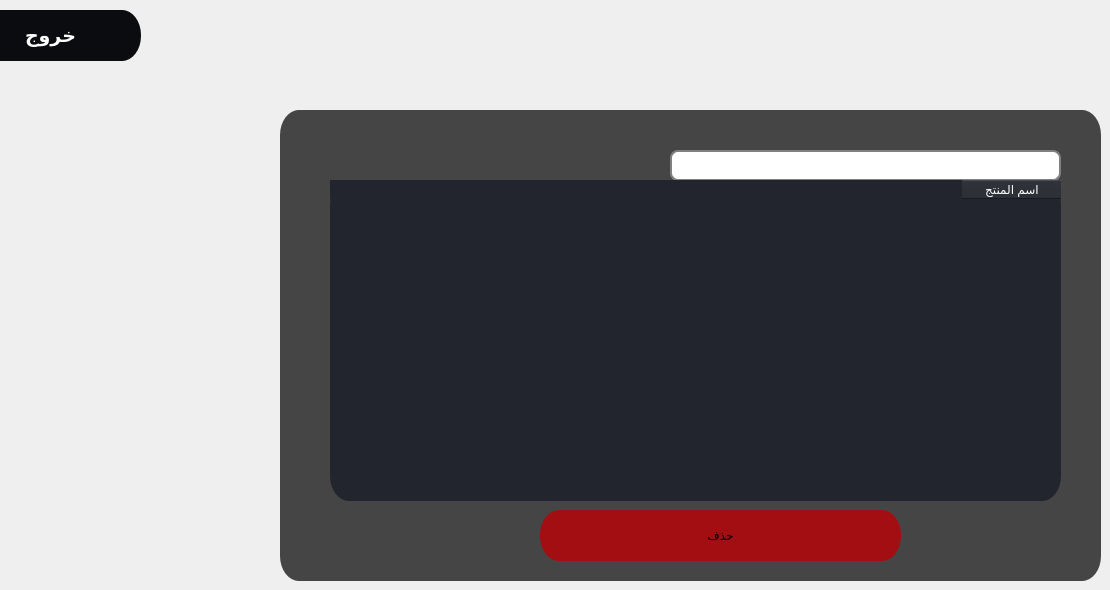
    <widget class="QWidget" name="tab_6">
     <attribute name="title">
      <string>Page</string>
     </attribute>
     <widget class="QFrame" name="frame_menu_24">
      <property name="enabled">
       <bool>true</bool>
      </property>
      <property name="geometry">
       <rect>
        <x>280</x>
        <y>110</y>
        <width>821</width>
        <height>471</height>
       </rect>
      </property>
      <property name="whatsThis">
       <string>&lt;html&gt;&lt;head/&gt;&lt;body&gt;&lt;p&gt;&lt;img src=&quot;:/pt/pos.png&quot;/&gt;&lt;/p&gt;&lt;/body&gt;&lt;/html&gt;</string>
      </property>
      <property name="styleSheet">
       <string notr="true">
QFrame{
	border-radius: 19px solid;
	background-color: qlineargradient(spread:pad, x1:1, y1:1, x2:1, y2:1, stop:1 rgba(0, 0, 0, 181));
}
QFrame:hover{
	border-left:3px solid rgb(255, 242, 0);
	border-bottom:3px solid rgb(255, 242, 0);
    border-top:3px solid rgb(255, 190, 0);
	border-right:3px solid rgb(255, 190, 0);
	

}</string>
      </property>
      <property name="frameShape">
       <enum>QFrame::StyledPanel</enum>
      </property>
      <property name="frameShadow">
       <enum>QFrame::Raised</enum>
      </property>
      <widget class="QPushButton" name="saveBtn_6">
       <property name="geometry">
        <rect>
         <x>260</x>
         <y>400</y>
         <width>361</width>
         <height>51</height>
        </rect>
       </property>
       <property name="styleSheet">
        <string notr="true">QPushButton{
	border-radius: 19px solid;
	border-bottom:0px solid rgb(171, 16, 20);
    border-top:0px solid rgb(171, 16, 20);
	
	background-color: rgb(163, 14, 18);


  

}

QPushButton:hover{
	border: 7px solid qlineargradient(spread:pad, x1:1, y1:1, x2:1, y2:1, stop:1 rgba(0, 0, 0, 0));
	border-radius: 19px solid;
	border-bottom:0px solid rgb(171, 16, 20);
    border-top:0px solid rgb(171, 16, 20);
	



   background-color:rgb(237, 28, 47);

	


}
QPushButton:pressed{
	color:rgb(255, 205, 0);

   background-color:rgb(189, 22, 37);
}</string>
       </property>
       <property name="text">
        <string>حذف</string>
       </property>
       <property name="icon">
        <iconset resource="../../Desktop/pt.qrc">
         <normaloff>:/pt/delete.png</normaloff>:/pt/delete.png</iconset>
       </property>
       <property name="iconSize">
        <size>
         <width>33</width>
         <height>33</height>
        </size>
       </property>
      </widget>
     </widget>
     <widget class="QPushButton" name="btn_exit_to_app_9">
      <property name="enabled">
       <bool>true</bool>
      </property>
      <property name="geometry">
       <rect>
        <x>-40</x>
        <y>10</y>
        <width>181</width>
        <height>51</height>
       </rect>
      </property>
      <property name="font">
       <font>
        <family>Hack</family>
        <pointsize>14</pointsize>
        <weight>75</weight>
        <bold>true</bold>
       </font>
      </property>
      <property name="cursor">
       <cursorShape>PointingHandCursor</cursorShape>
      </property>
      <property name="contextMenuPolicy">
       <enum>Qt::DefaultContextMenu</enum>
      </property>
      <property name="layoutDirection">
       <enum>Qt::LeftToRight</enum>
      </property>
      <property name="styleSheet">
       <string notr="true">QPushButton{
	border-radius: 19px solid;
	border-bottom:0px solid rgb(171, 16, 20);
    border-top:0px solid rgb(171, 16, 20);
	
	background-color: rgb(11, 12, 15);
	color: rgb(255, 255, 255);

  

}

QPushButton:hover{
	border: 70px solid qlineargradient(spread:pad, x1:1, y1:1, x2:1, y2:1, stop:1 rgba(0, 0, 0, 0));
   border-radius: 20px solid;
	border-right:18px;
	border-bottom:1px solid  rgb(237, 28, 45);
    border-top:1px solid rgb(237, 28, 46) ;
   background-color:rgb(237, 28, 47);

	


}
QPushButton:pressed{
	color:rgb(255, 205, 0);
   border-radius: 20px solid;
	border-right:18px;
	border-bottom:1px solid  rgb(237, 28, 45);
    border-top:1px solid rgb(237, 28, 46) ;
   background-color:rgb(189, 22, 37);
}</string>
      </property>
      <property name="text">
       <string>خروج</string>
      </property>
      <property name="icon">
       <iconset resource="../../Desktop/pt.qrc">
        <normaloff>:/pt/logout.png</normaloff>:/pt/logout.png</iconset>
      </property>
      <property name="iconSize">
       <size>
        <width>40</width>
        <height>50</height>
       </size>
      </property>
     </widget>
     <widget class="QLineEdit" name="lineEdit_16">
      <property name="geometry">
       <rect>
        <x>670</x>
        <y>150</y>
        <width>391</width>
        <height>31</height>
       </rect>
      </property>
      <property name="styleSheet">
       <string notr="true">QLineEdit {
padding: 1px;
border-style: solid;
border: 2px solid gray;
border-radius: 8px;
color: rgb(255, 255, 255);

}</string>
      </property>
      <property name="placeholderText">
       <string> بحث عن اسم أو كود</string>
      </property>
     </widget>
     <widget class="QTableWidget" name="tableWidget">
      <property name="geometry">
       <rect>
        <x>330</x>
        <y>180</y>
        <width>731</width>
        <height>321</height>
       </rect>
      </property>
      <property name="layoutDirection">
       <enum>Qt::RightToLeft</enum>
      </property>
      <property name="autoFillBackground">
       <bool>false</bool>
      </property>
      <property name="styleSheet">
       <string notr="true">color: rgb(255, 255, 255);
background-color: rgb(35, 37, 46);
border-radius: 19px solid;
</string>
      </property>
      <column>
       <property name="text">
        <string>اسم المنتج</string>
       </property>
       <property name="textAlignment">
        <set>AlignCenter</set>
       </property>
      </column>
     </widget>
    </widget>
